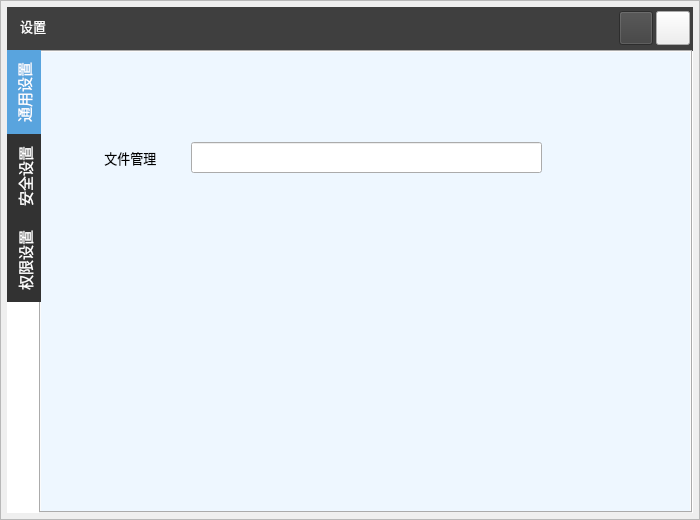
<?xml version="1.0" encoding="UTF-8"?>
<ui version="4.0">
 <class>setting</class>
 <widget class="QDialog" name="setting">
  <property name="geometry">
   <rect>
    <x>0</x>
    <y>0</y>
    <width>700</width>
    <height>520</height>
   </rect>
  </property>
  <property name="windowTitle">
   <string>设置</string>
  </property>
  <property name="windowIcon">
   <iconset resource="image.qrc">
    <normaloff>:/image/victoricon2.png</normaloff>:/image/victoricon2.png</iconset>
  </property>
  <widget class="QFrame" name="frame">
   <property name="geometry">
    <rect>
     <x>0</x>
     <y>0</y>
     <width>700</width>
     <height>520</height>
    </rect>
   </property>
   <property name="frameShape">
    <enum>QFrame::StyledPanel</enum>
   </property>
   <property name="frameShadow">
    <enum>QFrame::Raised</enum>
   </property>
   <widget class="tabwidget" name="tabWidget">
    <property name="geometry">
     <rect>
      <x>7</x>
      <y>50</y>
      <width>685</width>
      <height>463</height>
     </rect>
    </property>
    <property name="font">
     <font>
      <family>微软雅黑</family>
      <pointsize>11</pointsize>
      <weight>50</weight>
      <bold>false</bold>
     </font>
    </property>
    <property name="styleSheet">
     <string notr="true">QTabBar::tab:selected { color:white;background: rgb(89, 164, 222); }
QTabBar::tab{ color:white; background: rgb(50, 50, 50); }</string>
    </property>
    <property name="tabPosition">
     <enum>QTabWidget::West</enum>
    </property>
    <property name="currentIndex">
     <number>0</number>
    </property>
    <property name="tabBarAutoHide">
     <bool>false</bool>
    </property>
    <widget class="QWidget" name="tab">
     <attribute name="title">
      <string>通用设置</string>
     </attribute>
     <widget class="QLabel" name="label_4">
      <property name="geometry">
       <rect>
        <x>0</x>
        <y>0</y>
        <width>651</width>
        <height>461</height>
       </rect>
      </property>
      <property name="styleSheet">
       <string notr="true">background-color: rgb(238, 247, 255);</string>
      </property>
      <property name="text">
       <string/>
      </property>
     </widget>
     <widget class="QLabel" name="label_5">
      <property name="geometry">
       <rect>
        <x>60</x>
        <y>90</y>
        <width>81</width>
        <height>31</height>
       </rect>
      </property>
      <property name="font">
       <font>
        <family>微软雅黑</family>
        <pointsize>10</pointsize>
       </font>
      </property>
      <property name="text">
       <string> 文件管理</string>
      </property>
     </widget>
     <widget class="QLineEdit" name="lineEdit">
      <property name="geometry">
       <rect>
        <x>150</x>
        <y>90</y>
        <width>351</width>
        <height>31</height>
       </rect>
      </property>
      <property name="font">
       <font>
        <family>微软雅黑</family>
        <pointsize>10</pointsize>
       </font>
      </property>
      <property name="readOnly">
       <bool>true</bool>
      </property>
     </widget>
    </widget>
    <widget class="QWidget" name="tab_2">
     <attribute name="title">
      <string>安全设置</string>
     </attribute>
     <widget class="QLabel" name="label_6">
      <property name="geometry">
       <rect>
        <x>0</x>
        <y>0</y>
        <width>651</width>
        <height>461</height>
       </rect>
      </property>
      <property name="styleSheet">
       <string notr="true">background-color: rgb(238, 247, 255);</string>
      </property>
      <property name="text">
       <string/>
      </property>
     </widget>
     <widget class="QLabel" name="label_7">
      <property name="geometry">
       <rect>
        <x>60</x>
        <y>50</y>
        <width>51</width>
        <height>31</height>
       </rect>
      </property>
      <property name="font">
       <font>
        <family>微软雅黑</family>
        <pointsize>10</pointsize>
       </font>
      </property>
      <property name="text">
       <string>&lt;html&gt;&lt;head/&gt;&lt;body&gt;&lt;p&gt;密码：&lt;/p&gt;&lt;/body&gt;&lt;/html&gt;</string>
      </property>
     </widget>
     <widget class="QLabel" name="label_8">
      <property name="geometry">
       <rect>
        <x>230</x>
        <y>53</y>
        <width>281</width>
        <height>31</height>
       </rect>
      </property>
      <property name="font">
       <font>
        <family>微软雅黑</family>
        <pointsize>9</pointsize>
       </font>
      </property>
      <property name="styleSheet">
       <string notr="true">color: rgb(120, 120, 120);</string>
      </property>
      <property name="text">
       <string>你设置了记住密码，登录时无需输入</string>
      </property>
     </widget>
     <widget class="QCheckBox" name="checkBox">
      <property name="geometry">
       <rect>
        <x>130</x>
        <y>57</y>
        <width>101</width>
        <height>21</height>
       </rect>
      </property>
      <property name="font">
       <font>
        <family>微软雅黑</family>
       </font>
      </property>
      <property name="text">
       <string> 记住密码</string>
      </property>
     </widget>
     <widget class="QLabel" name="label_9">
      <property name="geometry">
       <rect>
        <x>230</x>
        <y>53</y>
        <width>181</width>
        <height>31</height>
       </rect>
      </property>
      <property name="font">
       <font>
        <family>微软雅黑</family>
        <pointsize>9</pointsize>
       </font>
      </property>
      <property name="styleSheet">
       <string notr="true">color: rgb(120, 120, 120);</string>
      </property>
      <property name="text">
       <string>&lt;html&gt;&lt;head/&gt;&lt;body&gt;&lt;p&gt;设置后，登录时无需输入&lt;/p&gt;&lt;/body&gt;&lt;/html&gt;</string>
      </property>
     </widget>
     <widget class="QPushButton" name="pushButton_3">
      <property name="geometry">
       <rect>
        <x>130</x>
        <y>100</y>
        <width>93</width>
        <height>31</height>
       </rect>
      </property>
      <property name="font">
       <font>
        <family>微软雅黑</family>
        <pointsize>9</pointsize>
       </font>
      </property>
      <property name="styleSheet">
       <string notr="true">QPushButton{border-style:none;background: rgb(89, 164, 222);color: rgb(255, 255, 255);}
QPushButton:hover{background:rgb(100, 178, 232);color: rgb(255, 255, 255);}</string>
      </property>
      <property name="text">
       <string>修改密码</string>
      </property>
     </widget>
     <widget class="QLabel" name="label_10">
      <property name="geometry">
       <rect>
        <x>60</x>
        <y>200</y>
        <width>91</width>
        <height>31</height>
       </rect>
      </property>
      <property name="font">
       <font>
        <family>微软雅黑</family>
        <pointsize>10</pointsize>
       </font>
      </property>
      <property name="text">
       <string>&lt;html&gt;&lt;head/&gt;&lt;body&gt;&lt;p&gt;消息记录：&lt;/p&gt;&lt;/body&gt;&lt;/html&gt;</string>
      </property>
     </widget>
     <widget class="QPushButton" name="pushButton_4">
      <property name="geometry">
       <rect>
        <x>150</x>
        <y>200</y>
        <width>120</width>
        <height>31</height>
       </rect>
      </property>
      <property name="font">
       <font>
        <family>微软雅黑</family>
       </font>
      </property>
      <property name="styleSheet">
       <string notr="true">QPushButton{border-style:none;background: rgb(89, 164, 222);color: rgb(255, 255, 255);}
QPushButton:hover{background:rgb(100, 178, 232);color: rgb(255, 255, 255);}</string>
      </property>
      <property name="text">
       <string>删除消息记录</string>
      </property>
     </widget>
     <widget class="QPushButton" name="pushButton_5">
      <property name="geometry">
       <rect>
        <x>150</x>
        <y>250</y>
        <width>120</width>
        <height>31</height>
       </rect>
      </property>
      <property name="font">
       <font>
        <family>微软雅黑</family>
       </font>
      </property>
      <property name="styleSheet">
       <string notr="true">QPushButton{border-style:none;background: rgb(89, 164, 222);color: rgb(255, 255, 255);}
QPushButton:hover{background:rgb(100, 178, 232);color: rgb(255, 255, 255);}</string>
      </property>
      <property name="text">
       <string>消息记录加密</string>
      </property>
     </widget>
     <widget class="QLabel" name="label_11">
      <property name="geometry">
       <rect>
        <x>280</x>
        <y>200</y>
        <width>161</width>
        <height>31</height>
       </rect>
      </property>
      <property name="font">
       <font>
        <family>微软雅黑</family>
        <pointsize>9</pointsize>
       </font>
      </property>
      <property name="styleSheet">
       <string notr="true">color: rgb(120, 120, 120);</string>
      </property>
      <property name="text">
       <string>&lt;html&gt;&lt;head/&gt;&lt;body&gt;&lt;p&gt;你可以分时间段删除&lt;/p&gt;&lt;/body&gt;&lt;/html&gt;</string>
      </property>
     </widget>
     <widget class="QLabel" name="label_12">
      <property name="geometry">
       <rect>
        <x>280</x>
        <y>250</y>
        <width>251</width>
        <height>31</height>
       </rect>
      </property>
      <property name="font">
       <font>
        <family>微软雅黑</family>
        <pointsize>9</pointsize>
       </font>
      </property>
      <property name="styleSheet">
       <string notr="true">color: rgb(120, 120, 120);</string>
      </property>
      <property name="text">
       <string>&lt;html&gt;&lt;head/&gt;&lt;body&gt;&lt;p&gt;加密后，查看消息记录需要输入密码&lt;/p&gt;&lt;/body&gt;&lt;/html&gt;</string>
      </property>
     </widget>
    </widget>
    <widget class="QWidget" name="tab_3">
     <attribute name="title">
      <string>权限设置</string>
     </attribute>
     <widget class="QLabel" name="label_13">
      <property name="geometry">
       <rect>
        <x>0</x>
        <y>0</y>
        <width>651</width>
        <height>461</height>
       </rect>
      </property>
      <property name="styleSheet">
       <string notr="true">background-color: rgb(238, 247, 255);</string>
      </property>
      <property name="text">
       <string/>
      </property>
     </widget>
     <widget class="QLabel" name="label_14">
      <property name="geometry">
       <rect>
        <x>60</x>
        <y>40</y>
        <width>81</width>
        <height>31</height>
       </rect>
      </property>
      <property name="font">
       <font>
        <family>微软雅黑</family>
        <pointsize>10</pointsize>
       </font>
      </property>
      <property name="text">
       <string>&lt;html&gt;&lt;head/&gt;&lt;body&gt;&lt;p&gt;个人资料：&lt;/p&gt;&lt;/body&gt;&lt;/html&gt;</string>
      </property>
     </widget>
     <widget class="QLabel" name="label_15">
      <property name="geometry">
       <rect>
        <x>275</x>
        <y>40</y>
        <width>251</width>
        <height>31</height>
       </rect>
      </property>
      <property name="font">
       <font>
        <family>微软雅黑</family>
        <pointsize>9</pointsize>
       </font>
      </property>
      <property name="styleSheet">
       <string notr="true">color: rgb(120, 120, 120);</string>
      </property>
      <property name="text">
       <string>&lt;html&gt;&lt;head/&gt;&lt;body&gt;&lt;p&gt;你可以设置谁可以看你的个人资料&lt;/p&gt;&lt;/body&gt;&lt;/html&gt;</string>
      </property>
     </widget>
     <widget class="QLabel" name="label_16">
      <property name="geometry">
       <rect>
        <x>60</x>
        <y>100</y>
        <width>81</width>
        <height>31</height>
       </rect>
      </property>
      <property name="font">
       <font>
        <family>微软雅黑</family>
        <pointsize>10</pointsize>
       </font>
      </property>
      <property name="text">
       <string>&lt;html&gt;&lt;head/&gt;&lt;body&gt;&lt;p&gt;聊天屏蔽：&lt;/p&gt;&lt;/body&gt;&lt;/html&gt;</string>
      </property>
     </widget>
     <widget class="QPushButton" name="pushButton_8">
      <property name="geometry">
       <rect>
        <x>150</x>
        <y>103</y>
        <width>111</width>
        <height>28</height>
       </rect>
      </property>
      <property name="font">
       <font>
        <family>微软雅黑</family>
       </font>
      </property>
      <property name="styleSheet">
       <string notr="true">QPushButton{border-style:none;background: rgb(89, 164, 222);color: rgb(255, 255, 255);}
QPushButton:hover{background:rgb(100, 178, 232);color: rgb(255, 255, 255);}</string>
      </property>
      <property name="text">
       <string>屏蔽联系人</string>
      </property>
     </widget>
     <widget class="QPushButton" name="pushButton_9">
      <property name="geometry">
       <rect>
        <x>290</x>
        <y>103</y>
        <width>111</width>
        <height>28</height>
       </rect>
      </property>
      <property name="font">
       <font>
        <family>微软雅黑</family>
       </font>
      </property>
      <property name="styleSheet">
       <string notr="true">QPushButton{border-style:none;background: rgb(89, 164, 222);color: rgb(255, 255, 255);}
QPushButton:hover{background:rgb(100, 178, 232);color: rgb(255, 255, 255);}</string>
      </property>
      <property name="text">
       <string>屏蔽群聊</string>
      </property>
     </widget>
     <widget class="QLabel" name="label_17">
      <property name="geometry">
       <rect>
        <x>60</x>
        <y>160</y>
        <width>81</width>
        <height>31</height>
       </rect>
      </property>
      <property name="font">
       <font>
        <family>微软雅黑</family>
        <pointsize>10</pointsize>
       </font>
      </property>
      <property name="text">
       <string>&lt;html&gt;&lt;head/&gt;&lt;body&gt;&lt;p&gt;好友添加：&lt;/p&gt;&lt;/body&gt;&lt;/html&gt;</string>
      </property>
     </widget>
     <widget class="QCheckBox" name="checkBox_2">
      <property name="geometry">
       <rect>
        <x>150</x>
        <y>195</y>
        <width>141</width>
        <height>20</height>
       </rect>
      </property>
      <property name="font">
       <font>
        <family>微软雅黑</family>
       </font>
      </property>
      <property name="text">
       <string> 账号和昵称查找</string>
      </property>
     </widget>
     <widget class="QLabel" name="label_18">
      <property name="geometry">
       <rect>
        <x>150</x>
        <y>160</y>
        <width>181</width>
        <height>31</height>
       </rect>
      </property>
      <property name="font">
       <font>
        <family>微软雅黑</family>
        <pointsize>9</pointsize>
       </font>
      </property>
      <property name="styleSheet">
       <string notr="true">color: rgb(120, 120, 120);</string>
      </property>
      <property name="text">
       <string>&lt;html&gt;&lt;head/&gt;&lt;body&gt;&lt;p&gt;别人能够查找到你的方式&lt;/p&gt;&lt;/body&gt;&lt;/html&gt;</string>
      </property>
     </widget>
     <widget class="QCheckBox" name="checkBox_3">
      <property name="geometry">
       <rect>
        <x>150</x>
        <y>225</y>
        <width>151</width>
        <height>20</height>
       </rect>
      </property>
      <property name="font">
       <font>
        <family>微软雅黑</family>
       </font>
      </property>
      <property name="text">
       <string>只能通过账号查找</string>
      </property>
     </widget>
     <widget class="QLabel" name="label_19">
      <property name="geometry">
       <rect>
        <x>150</x>
        <y>260</y>
        <width>201</width>
        <height>31</height>
       </rect>
      </property>
      <property name="font">
       <font>
        <family>微软雅黑</family>
        <pointsize>9</pointsize>
       </font>
      </property>
      <property name="styleSheet">
       <string notr="true">color: rgb(120, 120, 120);</string>
      </property>
      <property name="text">
       <string>&lt;html&gt;&lt;head/&gt;&lt;body&gt;&lt;p&gt;别人添加你需要的验证方式&lt;/p&gt;&lt;/body&gt;&lt;/html&gt;</string>
      </property>
     </widget>
     <widget class="QCheckBox" name="checkBox_4">
      <property name="geometry">
       <rect>
        <x>150</x>
        <y>295</y>
        <width>141</width>
        <height>20</height>
       </rect>
      </property>
      <property name="font">
       <font>
        <family>微软雅黑</family>
       </font>
      </property>
      <property name="text">
       <string>任何人</string>
      </property>
     </widget>
     <widget class="QCheckBox" name="checkBox_5">
      <property name="geometry">
       <rect>
        <x>300</x>
        <y>295</y>
        <width>211</width>
        <height>20</height>
       </rect>
      </property>
      <property name="font">
       <font>
        <family>微软雅黑</family>
       </font>
      </property>
      <property name="text">
       <string>需要验证消息并由我确认</string>
      </property>
     </widget>
     <widget class="QCheckBox" name="checkBox_6">
      <property name="geometry">
       <rect>
        <x>150</x>
        <y>325</y>
        <width>151</width>
        <height>20</height>
       </rect>
      </property>
      <property name="font">
       <font>
        <family>微软雅黑</family>
       </font>
      </property>
      <property name="text">
       <string>需要正确回答问题</string>
      </property>
     </widget>
     <widget class="QWidget" name="widget" native="true">
      <property name="geometry">
       <rect>
        <x>161</x>
        <y>350</y>
        <width>341</width>
        <height>81</height>
       </rect>
      </property>
      <property name="styleSheet">
       <string notr="true">QWidget{background-color: rgb(255, 255, 255);}</string>
      </property>
      <widget class="QLabel" name="label_20">
       <property name="geometry">
        <rect>
         <x>10</x>
         <y>10</y>
         <width>72</width>
         <height>21</height>
        </rect>
       </property>
       <property name="font">
        <font>
         <family>微软雅黑</family>
         <pointsize>9</pointsize>
        </font>
       </property>
       <property name="text">
        <string>设置问题</string>
       </property>
      </widget>
      <widget class="QLabel" name="label_21">
       <property name="geometry">
        <rect>
         <x>10</x>
         <y>45</y>
         <width>72</width>
         <height>20</height>
        </rect>
       </property>
       <property name="font">
        <font>
         <family>微软雅黑</family>
         <pointsize>9</pointsize>
        </font>
       </property>
       <property name="text">
        <string>设置答案</string>
       </property>
      </widget>
      <widget class="QLineEdit" name="lineEdit_3">
       <property name="geometry">
        <rect>
         <x>80</x>
         <y>49</y>
         <width>245</width>
         <height>28</height>
        </rect>
       </property>
       <property name="font">
        <font>
         <family>微软雅黑</family>
         <pointsize>10</pointsize>
        </font>
       </property>
      </widget>
      <widget class="QLineEdit" name="lineEdit_2">
       <property name="geometry">
        <rect>
         <x>80</x>
         <y>10</y>
         <width>245</width>
         <height>28</height>
        </rect>
       </property>
       <property name="font">
        <font>
         <family>微软雅黑</family>
         <pointsize>10</pointsize>
        </font>
       </property>
      </widget>
     </widget>
     <widget class="QComboBox" name="comboBox">
      <property name="geometry">
       <rect>
        <x>151</x>
        <y>42</y>
        <width>108</width>
        <height>28</height>
       </rect>
      </property>
      <property name="font">
       <font>
        <family>微软雅黑</family>
       </font>
      </property>
      <item>
       <property name="text">
        <string>所有人可见</string>
       </property>
      </item>
      <item>
       <property name="text">
        <string>仅好友可见</string>
       </property>
      </item>
      <item>
       <property name="text">
        <string>仅自己可见</string>
       </property>
      </item>
     </widget>
    </widget>
   </widget>
   <widget class="QLabel" name="label">
    <property name="geometry">
     <rect>
      <x>7</x>
      <y>7</y>
      <width>686</width>
      <height>506</height>
     </rect>
    </property>
    <property name="styleSheet">
     <string notr="true">background-color: rgb(255, 255, 255);</string>
    </property>
    <property name="text">
     <string/>
    </property>
   </widget>
   <widget class="QPushButton" name="pushButton">
    <property name="geometry">
     <rect>
      <x>656</x>
      <y>11</y>
      <width>34</width>
      <height>34</height>
     </rect>
    </property>
    <property name="styleSheet">
     <string notr="true">QPushButton{border-image: url(:/image/close.png);}
QPushButton:hover{background: rgb(211, 64, 67);}</string>
    </property>
    <property name="text">
     <string/>
    </property>
   </widget>
   <widget class="QPushButton" name="pushButton_2">
    <property name="geometry">
     <rect>
      <x>619</x>
      <y>11</y>
      <width>34</width>
      <height>34</height>
     </rect>
    </property>
    <property name="styleSheet">
     <string notr="true">QPushButton{border-image: url(:/image/minimum.png);background-color: rgb(63, 63, 63);}
QPushButton:hover{background: rgb(100, 100, 100);}</string>
    </property>
    <property name="text">
     <string/>
    </property>
   </widget>
   <widget class="QLabel" name="label_2">
    <property name="geometry">
     <rect>
      <x>20</x>
      <y>16</y>
      <width>51</width>
      <height>21</height>
     </rect>
    </property>
    <property name="font">
     <font>
      <family>微软雅黑</family>
      <pointsize>10</pointsize>
     </font>
    </property>
    <property name="text">
     <string>&lt;html&gt;&lt;head/&gt;&lt;body&gt;&lt;p&gt;&lt;span style=&quot; color:#ffffff;&quot;&gt; 设置&lt;/span&gt;&lt;/p&gt;&lt;/body&gt;&lt;/html&gt;</string>
    </property>
   </widget>
   <widget class="QLabel" name="label_3">
    <property name="geometry">
     <rect>
      <x>7</x>
      <y>7</y>
      <width>686</width>
      <height>44</height>
     </rect>
    </property>
    <property name="styleSheet">
     <string notr="true">background-color: rgb(63, 63, 63);</string>
    </property>
    <property name="text">
     <string/>
    </property>
   </widget>
   <zorder>label</zorder>
   <zorder>label_3</zorder>
   <zorder>pushButton</zorder>
   <zorder>pushButton_2</zorder>
   <zorder>label_2</zorder>
   <zorder>tabWidget</zorder>
  </widget>
 </widget>
 <customwidgets>
  <customwidget>
   <class>tabwidget</class>
   <extends>QTabWidget</extends>
   <header location="global">tabwidget.h</header>
   <container>1</container>
  </customwidget>
 </customwidgets>
 <resources>
  <include location="image.qrc"/>
 </resources>
 <connections/>
</ui>
